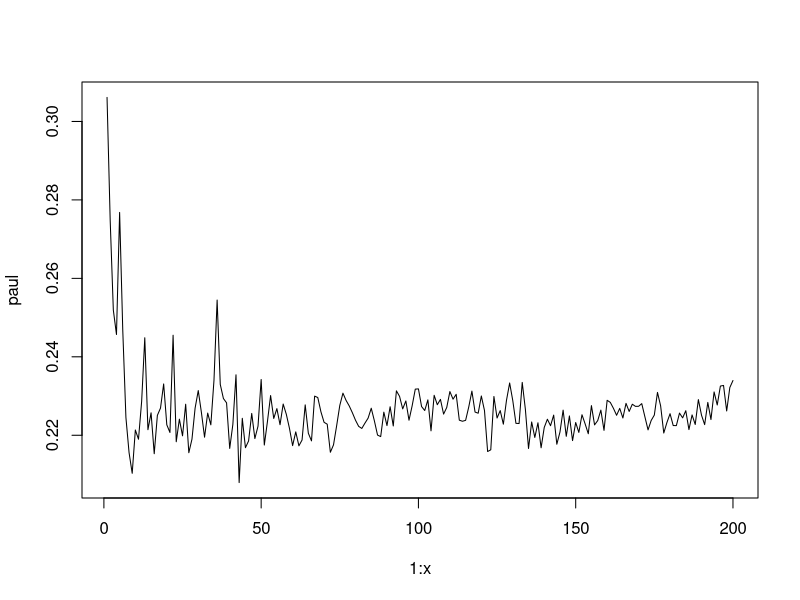

The R source for this figure:
note<-read.csv('banknote.csv')
library(tidyverse)
notes<-data.frame(A=note[,1],B=note[,2],C=note[,3],D=note[,4],E=note[,5],Label=0,
                  n_Label=0)
head(notes)
normalize <- function(x){
  return ((x-min(x))/(max(x)-min(x)))
}
notes$A<-normalize(notes$A)
notes$B<-normalize(notes$B)
notes$C<-normalize(notes$C)
notes$D<-normalize(notes$D)
head(notes)

paul<-double(200)
for(k in 1:200)
{
  pk<-kmeans(notes,k)
  notes$Label<-pk$cluster
  
  for(i in 1:k)
  {
    l=pk$centers[i,]
    
    for(j in 1:length(notes$A))
    {
      if(notes$Label[j]==i)
      {
        paul[k]=paul[k]+(l[1]-notes$A[j])**2+
          (l[2]-notes$B[j])**2+(l[3]-notes$C[j])**2+(l[3]-notes$D[j])**2
      }
    }
  }
  paul[k]=paul[k]/length(notes$A)
}
length(paul)  
x<-200
plot(1:x,paul,type='l')